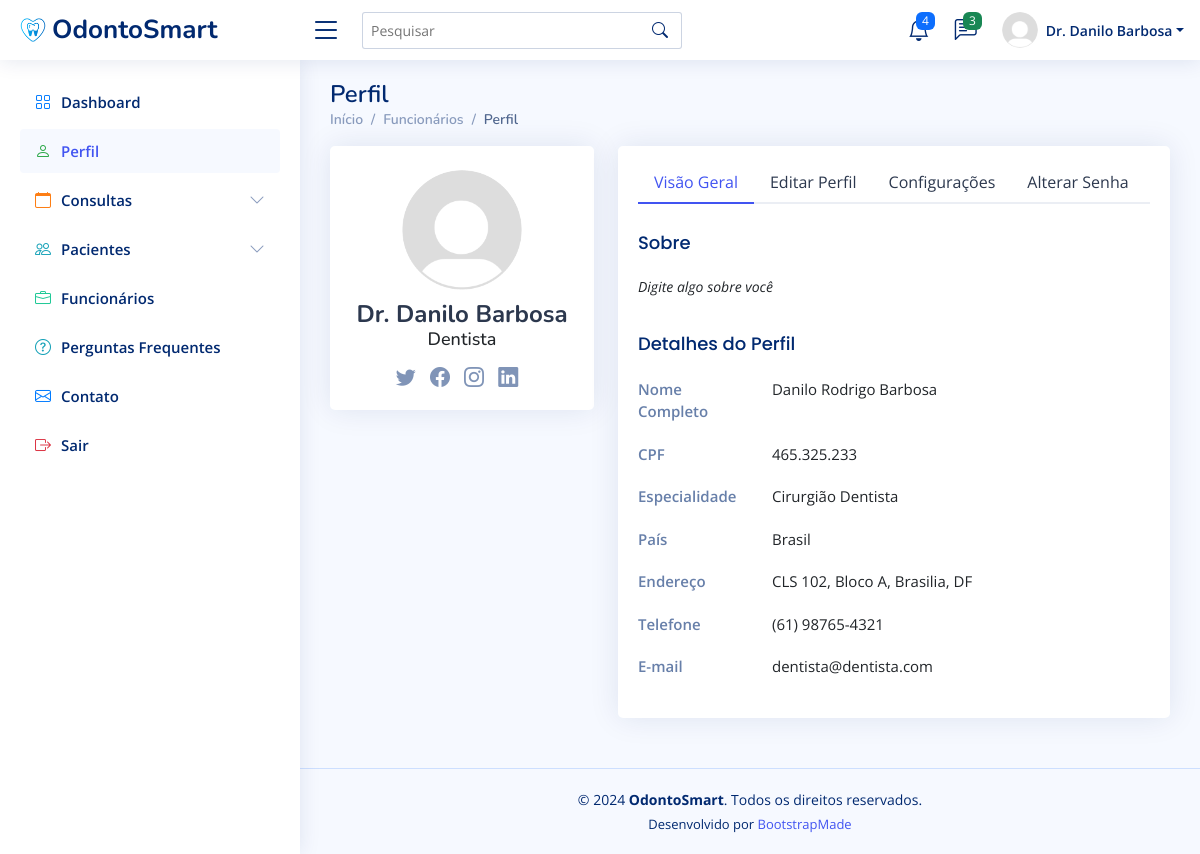
/perfil/ (signed in), run on the app's committed database.
### clinicaMedica/models.py (models this page shows, shortened)
class Funcionario(AbstractBaseUser, PermissionsMixin):
    cpf = models.CharField(max_length=14, unique=True)
    email = models.EmailField(unique=True, blank=False)
    salario = models.DecimalField(max_digits=10, decimal_places=2)
    cargo = models.CharField(max_length=50)
    nome = models.CharField(max_length=50)
    is_first_login = models.BooleanField(default=True)
    is_staff = models.BooleanField(default=False)
    date_joined = models.DateTimeField(verbose_name="Data de Ingresso", default=timezone.now)
    objects = FuncionarioManager()
    USERNAME_FIELD = 'email'
    REQUIRED_FIELDS = ['cpf', 'nome', 'cargo', 'salario']
    def first_two_names(self):
        parts = self.nome.split()
        if len(parts) == 1:
            name = self.nome
        elif len(parts) == 2:
            name = f"{parts[0]} {parts[1]}"
        else:
            name = f"{parts[0]} {parts[-1]}"
        if hasattr(self, 'dentista'):
            return f"Dr. {name}"
        return name

class Dentista(Funcionario):
    PERIODO_CHOICES = [
        ('matutino', 'Matutino'),
        ('vespertino', 'Vespertino'),
        ('ambos', 'Ambos'),
    ]
    especializacao = models.CharField(max_length=60)
    periodo_trabalho = models.CharField(max_length=10, choices=PERIODO_CHOICES, default='ambos')

### clinicaMedica/views.py (the view)
# urls.py: path('perfil/', views.perfil, name='perfil'),
@login_required
def perfil(request):
    return render(request, 'users-profile.html')

### clinicaMedica/templates/users-profile.html (shortened to what this page needs)
{% load static %}
<!DOCTYPE html>
<html lang="pt-br">
  <head>
    <link
      href="{% static 'vendor/bootstrap/css/bootstrap.min.css' %}"
      rel="stylesheet"
    />
    <link
      href="{% static 'vendor/bootstrap-icons/bootstrap-icons.css' %}"
      rel="stylesheet"
    />
    <link
      href="{% static 'vendor/boxicons/css/boxicons.min.css' %}"
      rel="stylesheet"
    />
    <link href="{% static 'vendor/quill/quill.snow.css' %}" rel="stylesheet" />
    <link
      href="{% static 'vendor/quill/quill.bubble.css' %}"
      rel="stylesheet"
    />
    <link
      href="{% static 'vendor/remixicon/remixicon.css' %}"
      rel="stylesheet"
    />
    <link
      href="{% static 'vendor/simple-datatables/style.css' %}"
      rel="stylesheet"
    />
    <link href="{% static 'css/style.css' %}" rel="stylesheet" />
  </head>
  <body>
    <header id="header" class="header fixed-top d-flex align-items-center">
      <div class="d-flex align-items-center justify-content-between">
        <a href="{% url 'dashboard' %}" class="logo d-flex align-items-center">
          <img src="{% static 'img/logo.png' %}" alt="" />
          <span class="d-none d-lg-block">OdontoSmart</span>
        </a>
        <i class="bi bi-list toggle-sidebar-btn"></i>
      </div>
      <div class="search-bar">
        <form
          class="search-form d-flex align-items-center"
          method="POST"
          action="#"
        >
          <input
            type="text"
            name="query"
            placeholder="Pesquisar"
            title="Pesquisar"
          />
          <button type="submit" title="Pesquisar">
            <i class="bi bi-search"></i>
          </button>
        </form>
      </div>
      <nav class="header-nav ms-auto">
        <ul class="d-flex align-items-center">
          <li class="nav-item dropdown">
            <a class="nav-link nav-icon" href="#" data-bs-toggle="dropdown">
              <i class="bi bi-bell"></i>
              <span class="badge bg-primary badge-number">4</span> </a
            >
          </li>
          <li class="nav-item dropdown">
            <a class="nav-link nav-icon" href="#" data-bs-toggle="dropdown">
              <i class="bi bi-chat-left-text"></i>
              <span class="badge bg-success badge-number">3</span> </a
            >
          </li>
          <li class="nav-item dropdown pe-3">
            <a
              class="nav-link nav-profile d-flex align-items-center pe-0"
              href="#"
              data-bs-toggle="dropdown"
            >
              <img
                src="{% static 'img/profile-img.png' %}"
                alt="Perfil"
                class="rounded-circle"
              />
              <span class="d-none d-md-block dropdown-toggle ps-2"
                >{{ user.first_two_names }}</span
              > </a
            >
          </li>
        </ul>
      </nav>
    </header>
    <aside id="sidebar" class="sidebar">
      <ul class="sidebar-nav" id="sidebar-nav">
        <li class="nav-item">
          <a class="nav-link collapsed" href="{% url 'dashboard' %}">
            <i class="bi bi-grid" style="color: #007bff"></i>
            <span>Dashboard</span>
          </a>
        </li>
        <li class="nav-item">
          <a class="nav-link" href="{% url 'perfil' %}">
            <i class="bi bi-person" style="color: #28a745"></i>
            <span>Perfil</span>
          </a>
        </li>
        <li class="nav-item">
          <a
            href="#"
            class="nav-link collapsed"
            data-bs-target="#consultas-nav"
            data-bs-toggle="collapse"
          >
            <i class="bi bi-calendar" style="color: #fd7e14"></i>
            <span>Consultas</span>
            <i class="bi bi-chevron-down ms-auto"></i>
          </a>
        </li>
        <li class="nav-item">
          <a
            href="#"
            class="nav-link collapsed"
            data-bs-target="#pacientes-nav"
            data-bs-toggle="collapse"
          >
            <i class="bi bi-people" style="color: #17a2b8"></i>
            <span>Pacientes</span>
            <i class="bi bi-chevron-down ms-auto"></i>
          </a>
        </li>
        <li class="nav-item">
          <a class="nav-link collapsed" href="{% url 'funcionario' %}">
            <i class="bi bi-briefcase" style="color: #20c997"></i>
            <span>Funcionários</span>
          </a>
        </li>
        <li class="nav-item">
          <a class="nav-link collapsed" href="{% url 'faq' %}">
            <i class="bi bi-question-circle" style="color: #17a2b8"></i>
            <span>Perguntas Frequentes</span>
          </a>
        </li>
        <li class="nav-item">
          <a class="nav-link collapsed" href="{% url 'contato' %}">
            <i class="bi bi-envelope" style="color: #007bff"></i>
            <span>Contato</span>
          </a>
        </li>
        <li class="nav-item">
          <a class="nav-link collapsed" href="{% url 'logout' %}">
            <i class="bi bi-box-arrow-right" style="color: #dc3545"></i>
            <span>Sair</span>
          </a>
        </li>
      </ul>
    </aside>
    <main id="main" class="main">
      <div class="pagetitle">
        <h1>Perfil</h1>
        <nav>
          <ol class="breadcrumb">
            <li class="breadcrumb-item">
              <a href="{% url 'dashboard' %}">Início</a>
            </li>
            <li class="breadcrumb-item">
              <a href="{% url 'funcionario' %}">Funcionários</a>
            </li>
            <li class="breadcrumb-item active">Perfil</li>
          </ol>
        </nav>
      </div>
      <section class="section profile">
        <div class="row">
          <div class="col-xl-4">
            <div class="card">
              <div
                class="card-body profile-card pt-4 d-flex flex-column align-items-center"
              >
                <img
                  src="{% static 'img/profile-img.png' %}"
                  alt="Perfil"
                  class="rounded-circle"
                />
                <h2>{{ user.first_two_names }}</h2>
                <h3>{{ user.cargo }}</h3>
                <div class="social-links mt-2">
                  <a href="#" class="twitter"><i class="bi bi-twitter"></i></a>
                  <a href="#" class="facebook"
                    ><i class="bi bi-facebook"></i
                  ></a>
                  <a href="#" class="instagram"
                    ><i class="bi bi-instagram"></i
                  ></a>
                  <a href="#" class="linkedin"
                    ><i class="bi bi-linkedin"></i
                  ></a>
                </div>
              </div>
            </div>
          </div>
          <div class="col-xl-8">
            <div class="card">
              <div class="card-body pt-3">
                <ul class="nav nav-tabs nav-tabs-bordered">
                  <li class="nav-item">
                    <button
                      class="nav-link active"
                      data-bs-toggle="tab"
                      data-bs-target="#profile-overview"
                    >
                      Visão Geral
                    </button>
                  </li>
                  <li class="nav-item">
                    <button
                      class="nav-link"
                      data-bs-toggle="tab"
                      data-bs-target="#profile-edit"
                    >
                      Editar Perfil
                    </button>
                  </li>
                  <li class="nav-item">
                    <button
                      class="nav-link"
                      data-bs-toggle="tab"
                      data-bs-target="#profile-settings"
                    >
                      Configurações
                    </button>
                  </li>
                  <li class="nav-item">
                    <button
                      class="nav-link"
                      data-bs-toggle="tab"
                      data-bs-target="#profile-change-password"
                    >
                      Alterar Senha
                    </button>
                  </li>
                </ul>
                <div class="tab-content pt-2">
                  <div
                    class="tab-pane fade show active profile-overview"
                    id="profile-overview"
                  >
                    <h5 class="card-title">Sobre</h5>
                    <p class="small fst-italic">Digite algo sobre você</p>
                    <h5 class="card-title">Detalhes do Perfil</h5>
                    <div class="row">
                      <div class="col-lg-3 col-md-4 label">Nome Completo</div>
                      <div class="col-lg-9 col-md-8">{{ user.nome }}</div>
                    </div>
                    <div class="row">
                      <div class="col-lg-3 col-md-4 label">CPF</div>
                      <div class="col-lg-9 col-md-8">{{ user.cpf }}</div>
                    </div>
                    {% if user.dentista %}
                    <div class="row">
                      <div class="col-lg-3 col-md-4 label">Especialidade</div>
                      <div class="col-lg-9 col-md-8">
                        {{ user.dentista.especializacao }}
                      </div>
                    </div>
                    {% endif %}
                    <div class="row">
                      <div class="col-lg-3 col-md-4 label">País</div>
                      <div class="col-lg-9 col-md-8">Brasil</div>
                    </div>
                    <div class="row">
                      <div class="col-lg-3 col-md-4 label">Endereço</div>
                      <div class="col-lg-9 col-md-8">
                        CLS 102, Bloco A, Brasilia, DF
                      </div>
                    </div>
                    <div class="row">
                      <div class="col-lg-3 col-md-4 label">Telefone</div>
                      <div class="col-lg-9 col-md-8">(61) 98765-4321</div>
                    </div>
                    <div class="row">
                      <div class="col-lg-3 col-md-4 label">E-mail</div>
                      <div class="col-lg-9 col-md-8">{{ user.email }}</div>
                    </div>
                  </div>
                </div>
              </div>
            </div>
          </div>
        </div>
      </section>
    </main>
    <footer id="footer" class="footer">
      <div class="copyright">
        &copy; 2024 <strong><span>OdontoSmart</span></strong
        >. Todos os direitos reservados.
      </div>
      <div class="credits">
        Desenvolvido por <a href="https://bootstrapmade.com/">BootstrapMade</a>
      </div>
    </footer>
  </body>
</html>

### clinicaMedica/static/css/style.css (style rules this page uses)
:root { scroll-behavior: smooth; }
body { font-family: "Open Sans", sans-serif; background: #f6f9ff; color: #444444; }
a { color: #4154f1; text-decoration: none; }
h1, h2, h3, h4, h5, h6 { font-family: "Nunito", sans-serif; }
#main { margin-top: 60px; padding: 20px 30px; transition: all 0.3s; }
.pagetitle { margin-bottom: 10px; }
.pagetitle h1 { font-size: 24px; margin-bottom: 0; font-weight: 600; color: #012970; }
.card { margin-bottom: 30px; border: none; border-radius: 5px; box-shadow: 0px 0 30px rgba(1, 41, 112, 0.1); }
.card-title { padding: 20px 0 15px 0; font-size: 18px; font-weight: 500; color: #012970; font-family: "Poppins", sans-serif; }
.card-body { padding: 0 20px 20px 20px; }
.breadcrumb { font-size: 14px; font-family: "Nunito", sans-serif; color: #899bbd; font-weight: 600; }
.breadcrumb a { color: #899bbd; transition: 0.3s; }
.breadcrumb .breadcrumb-item::before { color: #899bbd; }
.breadcrumb .active { color: #51678f; font-weight: 600; }
.nav-tabs-bordered { border-bottom: 2px solid #ebeef4; }
.nav-tabs-bordered .nav-link { margin-bottom: -2px; border: none; color: #2c384e; }
.nav-tabs-bordered .nav-link.active { background-color: #fff; color: #4154f1; border-bottom: 2px solid #4154f1; }
.logo { line-height: 1; }
@media (min-width: 1200px) { .logo { width: 280px; } }
.logo img { max-height: 26px; margin-right: 6px; }
.logo span { font-size: 26px; font-weight: 700; color: #012970; font-family: "Nunito", sans-serif; }
.header { transition: all 0.5s; z-index: 997; height: 60px; box-shadow: 0px 2px 20px rgba(1, 41, 112, 0.1); background-color: #fff; padding-left: 20px; }
.header .toggle-sidebar-btn { font-size: 32px; padding-left: 10px; cursor: pointer; color: #012970; }
.header .search-bar { min-width: 360px; padding: 0 20px; }
.header .search-form { width: 100%; }
.header .search-form input { border: 0; font-size: 14px; color: #012970; border: 1px solid rgba(1, 41, 112, 0.2); padding: 7px 38px 7px 8px; border-radius: 3px; transition: 0.3s; width: 100%; }
.header .search-form button { border: 0; padding: 0; margin-left: -30px; background: none; }
.header .search-form button i { color: #012970; }
.header-nav ul { list-style: none; }
.header-nav>ul { margin: 0; padding: 0; }
.header-nav .nav-icon { font-size: 22px; color: #012970; margin-right: 25px; position: relative; }
.header-nav .nav-profile { color: #012970; }
.header-nav .nav-profile img { max-height: 36px; }
.header-nav .nav-profile span { font-size: 14px; font-weight: 600; }
.header-nav .badge-number { position: absolute; inset: -2px -5px auto auto; font-weight: normal; font-size: 12px; padding: 3px 6px; }
.sidebar { position: fixed; top: 60px; left: 0; bottom: 0; width: 300px; z-index: 996; transition: all 0.3s; padding: 20px; overflow-y: auto; scrollbar-width: thin; scrollbar-color: #aab7cf transparent; box-shadow: 0px 0px 20px rgba(1, 41, 112, 0.1); background-color: #fff; }
@media (min-width: 1200px) { #main, #footer { margin-left: 300px; } }
.sidebar-nav { padding: 0; margin: 0; list-style: none; }
.sidebar-nav li { padding: 0; margin: 0; list-style: none; }
.sidebar-nav .nav-item { margin-bottom: 5px; }
.sidebar-nav .nav-link { display: flex; align-items: center; font-size: 15px; font-weight: 600; color: #4154f1; transition: 0.3; background: #f6f9ff; padding: 10px 15px; border-radius: 4px; }
.sidebar-nav .nav-link i { font-size: 16px; margin-right: 10px; color: #4154f1; }
.sidebar-nav .nav-link.collapsed { color: #012970; background: #fff; }
.sidebar-nav .nav-link.collapsed i { color: #899bbd; }
.sidebar-nav .nav-link .bi-chevron-down { margin-right: 0; transition: transform 0.2s ease-in-out; }
.profile .profile-card img { max-width: 120px; }
.profile .profile-card h2 { font-size: 24px; font-weight: 700; color: #2c384e; margin: 10px 0 0 0; }
.profile .profile-card h3 { font-size: 18px; }
.profile .profile-card .social-links a { font-size: 20px; display: inline-block; color: rgba(1, 41, 112, 0.5); line-height: 0; margin-right: 10px; transition: 0.3s; }
.profile .profile-overview .row { margin-bottom: 20px; font-size: 15px; }
.profile .profile-overview .card-title { color: #012970; }
.profile .profile-overview .label { font-weight: 600; color: rgba(1, 41, 112, 0.6); }
.footer { padding: 20px 0; font-size: 14px; transition: all 0.3s; border-top: 1px solid #cddfff; }
.footer .copyright { text-align: center; color: #012970; }
.footer .credits { padding-top: 5px; text-align: center; font-size: 13px; color: #012970; }

### data on the page
Funcionario: first_two_names "Dr. Danilo Barbosa", cargo "Dentista", nome "Danilo Rodrigo Barbosa", cpf "465.325.233", dentista.especializacao "Cirurgião Dentista", email "dentista@dentista.com"
